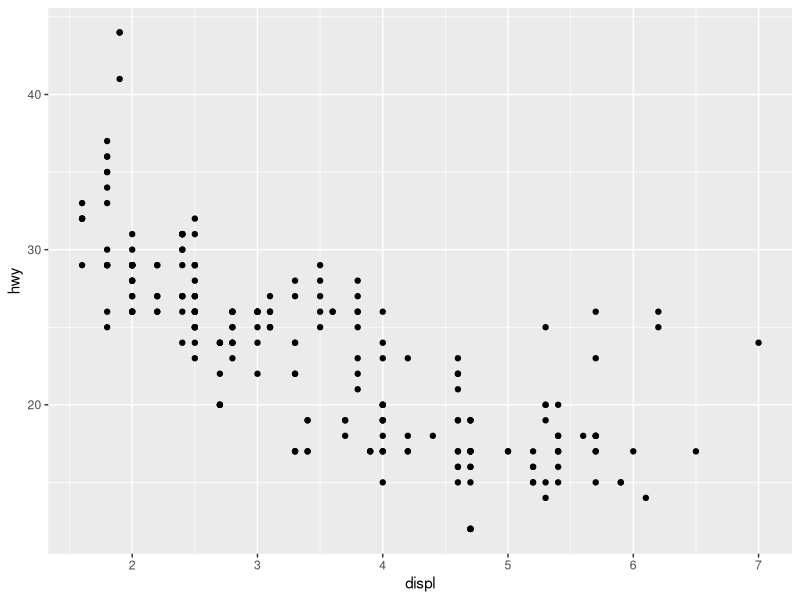
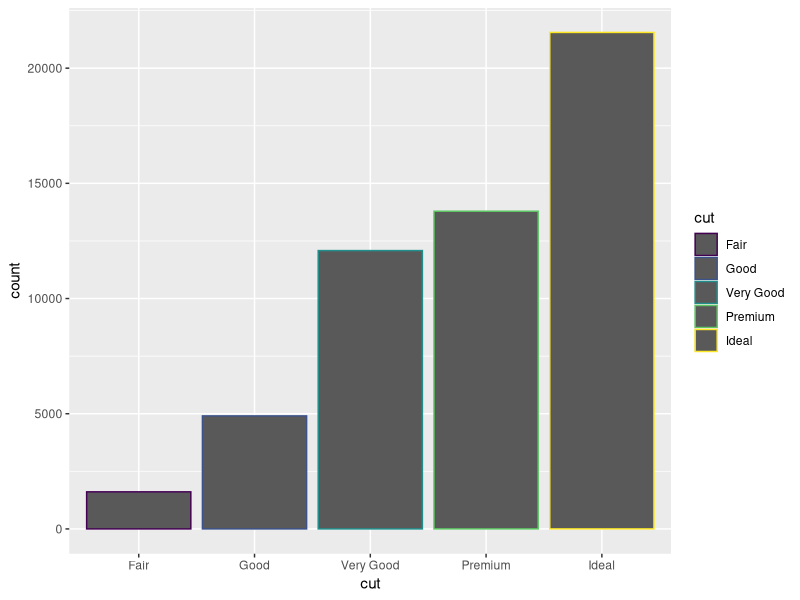

These charts were generated, in order, by the following R code:
## ---- chunk 1
#| label: setup
#| include: false
library(tidyverse)
## ---- chunk 2
#| label: simple-addition
1 + 1
## ---- chunk 3
#| label: scatterplot
ggplot(data = mpg) + 
  geom_point(mapping = aes(x = displ, y = hwy))
## ---- chunk 4
#| label: barchart
ggplot(data = diamonds) + 
  geom_bar(mapping = aes(x = cut, colour = cut))
